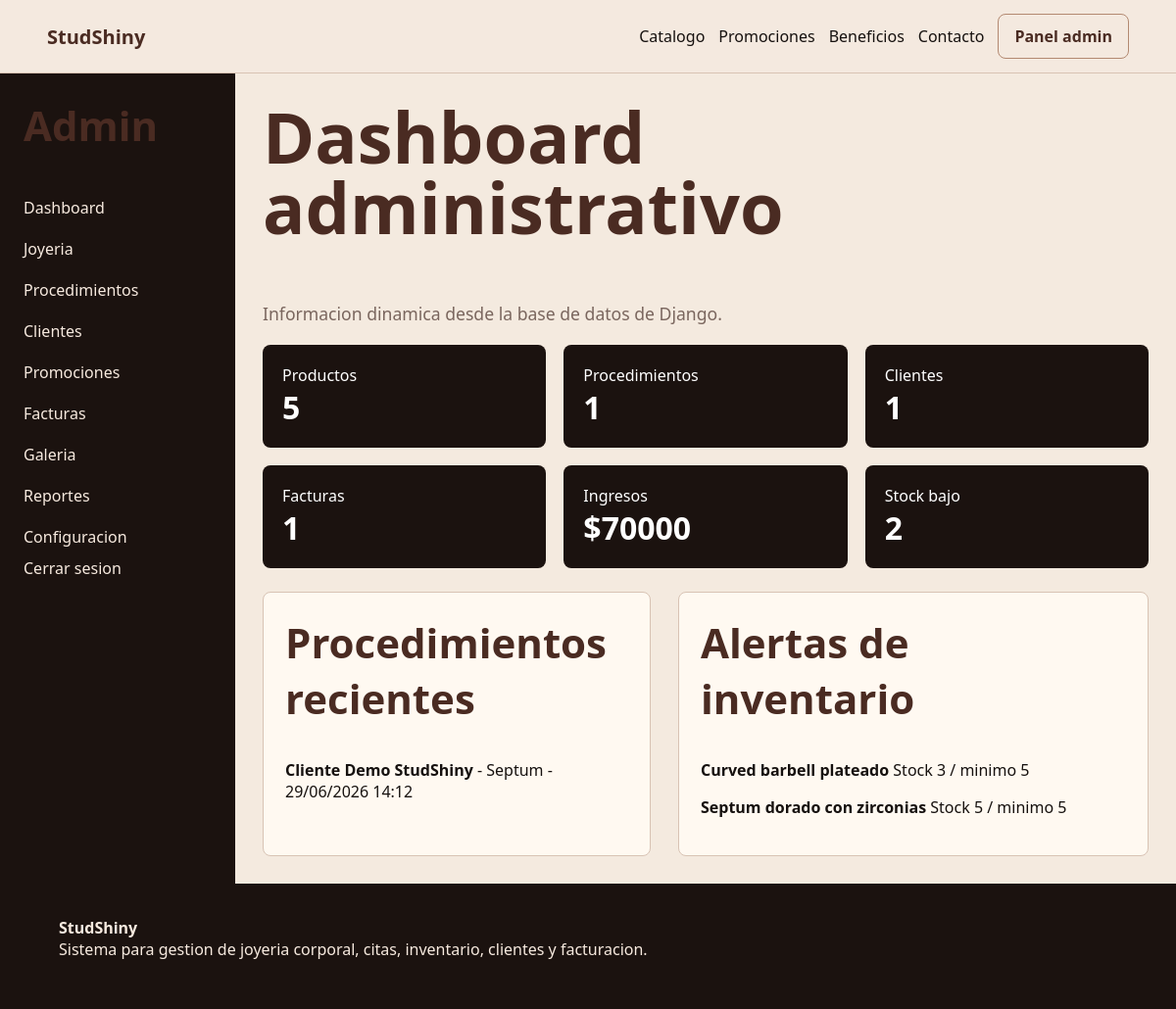
The page /panel/ (signed in) on the database its author committed.
### core/models.py (models this page shows, shortened)
class Procedimiento(models.Model):
    ESTADOS = [
        ("SOLICITADA", "Solicitada"),
        ("CONFIRMADA", "Confirmada"),
        ("COMPLETADA", "Completada"),
        ("CANCELADA", "Cancelada"),
    ]
    cliente = models.ForeignKey(Cliente, on_delete=models.SET_NULL, null=True, blank=True)
    nombre_cliente = models.CharField(max_length=140)
    telefono_cliente = models.CharField(max_length=30, blank=True)
    tipo_perforacion = models.CharField(max_length=100)
    fecha_cita = models.DateTimeField()
    estado = models.CharField(max_length=20, choices=ESTADOS, default="SOLICITADA")
    estado_pago = models.BooleanField(default=False)
    notas_cuidados = models.TextField(blank=True)
    joya_utilizada = models.ForeignKey(
        Producto, on_delete=models.SET_NULL, null=True, blank=True, related_name="procedimientos"
    )
    materiales_medicos = models.ManyToManyField(Producto, blank=True, related_name="procedimientos_insumo")
    class Meta:
        ordering = ["-fecha_cita"]

class Producto(models.Model):
    ESTADOS = [
        ("DISPONIBLE", "Disponible"),
        ("AGOTADO", "Agotado"),
    ]
    nombre = models.CharField(max_length=120)
    categoria = models.CharField(max_length=60)
    material = models.CharField(max_length=60)
    color = models.CharField(max_length=40)
    calibre = models.CharField(max_length=40, blank=True)
    medida = models.CharField(max_length=40, blank=True)
    precio = models.DecimalField(max_digits=10, decimal_places=2, validators=[MinValueValidator(1)])
    stock = models.PositiveIntegerField(default=0)
    stock_minimo = models.PositiveIntegerField(default=5)
    descripcion = models.TextField(blank=True)
    imagen = models.CharField(max_length=255, blank=True)
    en_promocion = models.BooleanField(default=False)
    estado = models.CharField(max_length=20, choices=ESTADOS, default="DISPONIBLE")
    creado = models.DateTimeField(auto_now_add=True)
    actualizado = models.DateTimeField(auto_now=True)
    class Meta:
        ordering = ["categoria", "nombre"]
    @property
    def stock_bajo(self):
        return self.stock <= self.stock_minimo

### core/views.py (the view)
# urls.py: path("panel/", views.admin_dashboard, name="admin_dashboard"),
@user_passes_test(es_admin)
def admin_dashboard(request):
    hoy = timezone.localdate()
    ingresos = Factura.objects.filter(pagada=True).aggregate(total=Sum("total"))["total"] or 0
    return render(
        request,
        "core/admin/dashboard.html",
        {
            "total_productos": Producto.objects.count(),
            "total_procedimientos": Procedimiento.objects.count(),
            "total_usuarios": Cliente.objects.count(),
            "total_facturas": Factura.objects.count(),
            "ingresos": ingresos,
            "stock_bajo": Producto.objects.filter(stock__lte=5).count(),
            "productos_stock_bajo": [p for p in Producto.objects.all() if p.stock_bajo],
            "procedimientos_recientes": Procedimiento.objects.select_related("cliente", "joya_utilizada")[:5],
            "citas_hoy": Procedimiento.objects.filter(fecha_cita__date=hoy),
        },
    )

### core/views.py (called while the page is built)
def es_admin(user):
    return user.is_authenticated and user.is_staff

### core/templates/core/admin/dashboard.html (shortened to what this page needs)
{% extends "core/admin/base_admin.html" %}
{% block admin_content %}
<h1>Dashboard administrativo</h1>
<p class="lead">Informacion dinamica desde la base de datos de Django.</p>
<div class="grid">
    <article class="stat"><span>Productos</span><strong>{{ total_productos }}</strong></article>
    <article class="stat"><span>Procedimientos</span><strong>{{ total_procedimientos }}</strong></article>
    <article class="stat"><span>Clientes</span><strong>{{ total_usuarios }}</strong></article>
    <article class="stat"><span>Facturas</span><strong>{{ total_facturas }}</strong></article>
    <article class="stat"><span>Ingresos</span><strong>${{ ingresos|floatformat:0 }}</strong></article>
    <article class="stat"><span>Stock bajo</span><strong>{{ stock_bajo }}</strong></article>
</div>
<section class="split" style="margin-top:24px">
    <div class="card">
        <h2>Procedimientos recientes</h2>
        {% for p in procedimientos_recientes %}
            <p><strong>{{ p.nombre_cliente }}</strong> - {{ p.tipo_perforacion }} - {{ p.fecha_cita|date:"d/m/Y H:i" }}</p>
        {% empty %}<p>Sin procedimientos.</p>{% endfor %}
    </div>
    <div class="card">
        <h2>Alertas de inventario</h2>
        {% for p in productos_stock_bajo %}
            <p><strong>{{ p.nombre }}</strong> Stock {{ p.stock }} / minimo {{ p.stock_minimo }}</p>
        {% empty %}<p>Sin alertas.</p>{% endfor %}
    </div>
</section>
{% endblock %}

### core/static/core/styles.css (style rules this page uses)
:root { --cream: #f4eadf; --paper: #fff9f1; --terracotta: #b38971; --terracotta-dark: #8d5f49; --coffee: #4a2b22; --ink: #16110f; --muted: #7a665e; --line: #d8c3b4; --danger: #9d2d24; --success: #26633a; }
* { box-sizing: border-box; }
body { margin: 0; background: var(--cream); color: var(--ink); font-family: "Segoe UI", Arial, sans-serif; }
h1, h2, h3, p { margin-top: 0; }
h1 { font-size: clamp(38px, 6vw, 76px); line-height: 1; color: var(--coffee); }
h2 { font-size: clamp(26px, 4vw, 42px); color: var(--coffee); }
.lead { color: var(--muted); font-size: 1.1rem; line-height: 1.55; }
.grid { display: grid; grid-template-columns: repeat(auto-fit, minmax(230px, 1fr)); gap: 18px; }
.card, .panel { background: var(--paper); border: 1px solid var(--line); border-radius: 8px; padding: 22px; }
.stat { background: #1b120f; color: #fff; border-radius: 8px; padding: 20px; }
.stat strong { display: block; font-size: 2rem; }
.split { display: grid; grid-template-columns: minmax(0, 1fr) minmax(320px, 480px); gap: 28px; }

### rows shown on the page
Procedimiento: nombre_cliente "Cliente Demo StudShiny", tipo_perforacion "Septum", fecha_cita "29/06/2026 14:12"
Producto: nombre "Curved barbell plateado", stock "3", stock_minimo "5"
Producto: nombre "Septum dorado con zirconias", stock "5", stock_minimo "5"

### other values the page prints
{{ total_productos }} "5"
{{ total_procedimientos }} "1"
{{ total_usuarios }} "1"
{{ total_facturas }} "1"
{{ ingresos|floatformat:0 }} "70000"
{{ stock_bajo }} "2"
